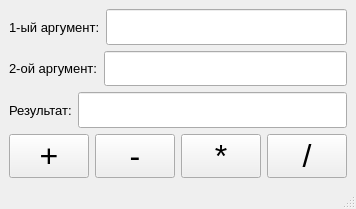
<?xml version="1.0" encoding="UTF-8"?>
<ui version="4.0">
 <class>MainWindow</class>
 <widget class="QMainWindow" name="MainWindow">
  <property name="geometry">
   <rect>
    <x>0</x>
    <y>0</y>
    <width>340</width>
    <height>209</height>
   </rect>
  </property>
  <property name="windowTitle">
   <string>MainWindow</string>
  </property>
  <widget class="QWidget" name="centralwidget">
   <layout class="QGridLayout" name="gridLayout">
    <item row="0" column="0">
     <layout class="QVBoxLayout" name="verticalLayout">
      <item>
       <layout class="QHBoxLayout" name="horizontalLayout">
        <item>
         <widget class="QLabel" name="label">
          <property name="sizePolicy">
           <sizepolicy hsizetype="Preferred" vsizetype="Expanding">
            <horstretch>0</horstretch>
            <verstretch>0</verstretch>
           </sizepolicy>
          </property>
          <property name="font">
           <font>
            <pointsize>10</pointsize>
           </font>
          </property>
          <property name="text">
           <string>1-ый аргумент:</string>
          </property>
         </widget>
        </item>
        <item>
         <widget class="QLineEdit" name="arg1_edt">
          <property name="sizePolicy">
           <sizepolicy hsizetype="Expanding" vsizetype="Expanding">
            <horstretch>0</horstretch>
            <verstretch>0</verstretch>
           </sizepolicy>
          </property>
          <property name="font">
           <font>
            <pointsize>10</pointsize>
           </font>
          </property>
         </widget>
        </item>
       </layout>
      </item>
      <item>
       <layout class="QHBoxLayout" name="horizontalLayout_3">
        <item>
         <widget class="QLabel" name="label_2">
          <property name="sizePolicy">
           <sizepolicy hsizetype="Preferred" vsizetype="Expanding">
            <horstretch>0</horstretch>
            <verstretch>0</verstretch>
           </sizepolicy>
          </property>
          <property name="font">
           <font>
            <pointsize>10</pointsize>
           </font>
          </property>
          <property name="text">
           <string>2-ой аргумент:</string>
          </property>
         </widget>
        </item>
        <item>
         <widget class="QLineEdit" name="arg2_edt">
          <property name="sizePolicy">
           <sizepolicy hsizetype="Expanding" vsizetype="Expanding">
            <horstretch>0</horstretch>
            <verstretch>0</verstretch>
           </sizepolicy>
          </property>
          <property name="font">
           <font>
            <pointsize>10</pointsize>
           </font>
          </property>
         </widget>
        </item>
       </layout>
      </item>
      <item>
       <layout class="QHBoxLayout" name="horizontalLayout_4">
        <item>
         <widget class="QLabel" name="label_3">
          <property name="sizePolicy">
           <sizepolicy hsizetype="Preferred" vsizetype="Expanding">
            <horstretch>0</horstretch>
            <verstretch>0</verstretch>
           </sizepolicy>
          </property>
          <property name="font">
           <font>
            <pointsize>10</pointsize>
           </font>
          </property>
          <property name="text">
           <string>Результат:</string>
          </property>
         </widget>
        </item>
        <item>
         <widget class="QLineEdit" name="result_edt">
          <property name="sizePolicy">
           <sizepolicy hsizetype="Expanding" vsizetype="Expanding">
            <horstretch>0</horstretch>
            <verstretch>0</verstretch>
           </sizepolicy>
          </property>
          <property name="font">
           <font>
            <pointsize>10</pointsize>
           </font>
          </property>
         </widget>
        </item>
       </layout>
      </item>
      <item>
       <layout class="QHBoxLayout" name="horizontalLayout_6">
        <item>
         <widget class="QPushButton" name="plus_btn">
          <property name="sizePolicy">
           <sizepolicy hsizetype="Minimum" vsizetype="Expanding">
            <horstretch>0</horstretch>
            <verstretch>0</verstretch>
           </sizepolicy>
          </property>
          <property name="font">
           <font>
            <pointsize>24</pointsize>
           </font>
          </property>
          <property name="text">
           <string>+</string>
          </property>
         </widget>
        </item>
        <item>
         <widget class="QPushButton" name="minus_btn">
          <property name="sizePolicy">
           <sizepolicy hsizetype="Minimum" vsizetype="Expanding">
            <horstretch>0</horstretch>
            <verstretch>0</verstretch>
           </sizepolicy>
          </property>
          <property name="font">
           <font>
            <pointsize>24</pointsize>
           </font>
          </property>
          <property name="text">
           <string>-</string>
          </property>
         </widget>
        </item>
        <item>
         <widget class="QPushButton" name="multiplication_btn">
          <property name="sizePolicy">
           <sizepolicy hsizetype="Minimum" vsizetype="Expanding">
            <horstretch>0</horstretch>
            <verstretch>0</verstretch>
           </sizepolicy>
          </property>
          <property name="font">
           <font>
            <pointsize>24</pointsize>
           </font>
          </property>
          <property name="text">
           <string>*</string>
          </property>
         </widget>
        </item>
        <item>
         <widget class="QPushButton" name="division_btn">
          <property name="sizePolicy">
           <sizepolicy hsizetype="Minimum" vsizetype="Expanding">
            <horstretch>0</horstretch>
            <verstretch>0</verstretch>
           </sizepolicy>
          </property>
          <property name="font">
           <font>
            <pointsize>24</pointsize>
           </font>
          </property>
          <property name="text">
           <string>/</string>
          </property>
         </widget>
        </item>
       </layout>
      </item>
     </layout>
    </item>
   </layout>
  </widget>
  <widget class="QMenuBar" name="menubar">
   <property name="geometry">
    <rect>
     <x>0</x>
     <y>0</y>
     <width>340</width>
     <height>22</height>
    </rect>
   </property>
  </widget>
  <widget class="QStatusBar" name="statusbar"/>
 </widget>
 <resources/>
 <connections>
  <connection>
   <sender>plus_btn</sender>
   <signal>clicked()</signal>
   <receiver>MainWindow</receiver>
   <slot>plus()</slot>
   <hints>
    <hint type="sourcelabel">
     <x>51</x>
     <y>148</y>
    </hint>
    <hint type="destinationlabel">
     <x>40</x>
     <y>184</y>
    </hint>
   </hints>
  </connection>
  <connection>
   <sender>minus_btn</sender>
   <signal>clicked()</signal>
   <receiver>MainWindow</receiver>
   <slot>minus()</slot>
   <hints>
    <hint type="sourcelabel">
     <x>106</x>
     <y>151</y>
    </hint>
    <hint type="destinationlabel">
     <x>102</x>
     <y>185</y>
    </hint>
   </hints>
  </connection>
  <connection>
   <sender>division_btn</sender>
   <signal>clicked()</signal>
   <receiver>MainWindow</receiver>
   <slot>division()</slot>
   <hints>
    <hint type="sourcelabel">
     <x>278</x>
     <y>152</y>
    </hint>
    <hint type="destinationlabel">
     <x>269</x>
     <y>182</y>
    </hint>
   </hints>
  </connection>
  <connection>
   <sender>multiplication_btn</sender>
   <signal>clicked()</signal>
   <receiver>MainWindow</receiver>
   <slot>multiplication()</slot>
   <hints>
    <hint type="sourcelabel">
     <x>185</x>
     <y>165</y>
    </hint>
    <hint type="destinationlabel">
     <x>179</x>
     <y>184</y>
    </hint>
   </hints>
  </connection>
 </connections>
 <slots>
  <slot>plus()</slot>
  <slot>minus()</slot>
  <slot>division()</slot>
  <slot>multiplication()</slot>
 </slots>
</ui>
